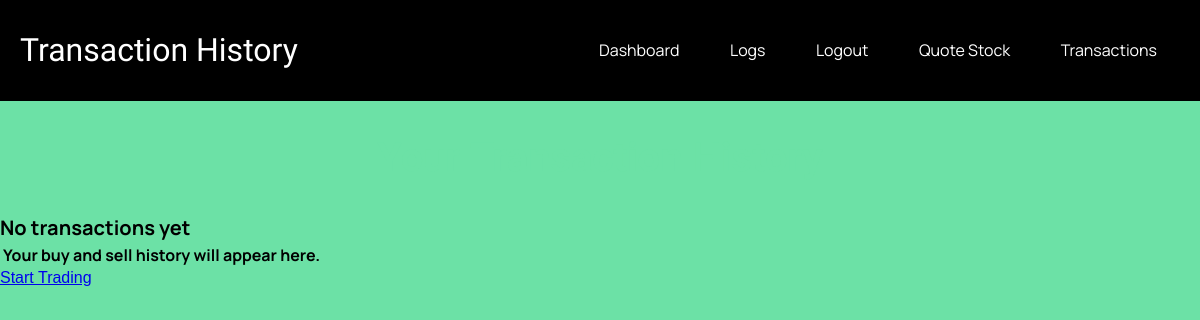
/transactions (signed in), run on an earlier commit of the app's database.
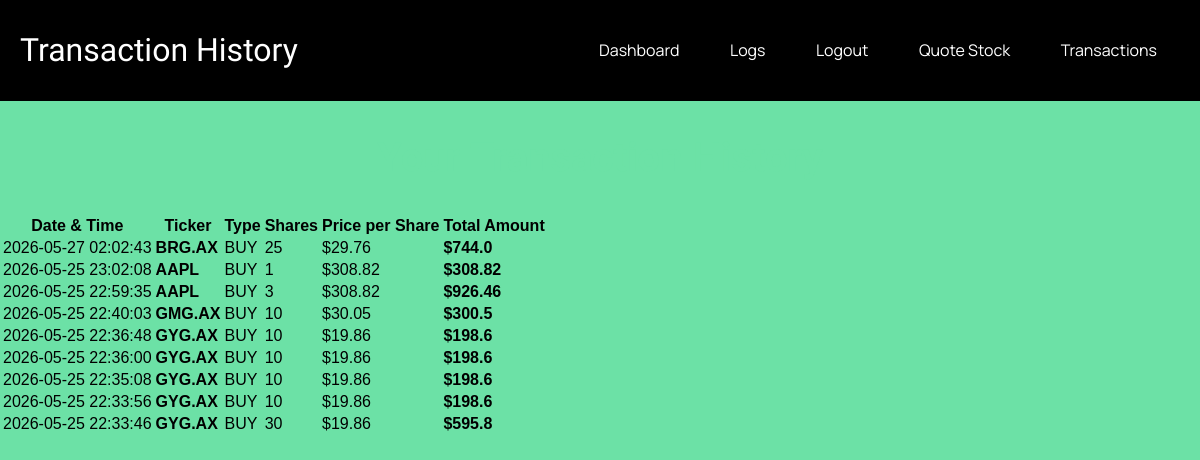
And on a later commit of the database.
### tables this page shows
CREATE TABLE Transactions (
    id INTEGER PRIMARY KEY AUTOINCREMENT,
    user_id INTEGER NOT NULL,
    ticker TEXT NOT NULL,
    transaction_type TEXT CHECK(transaction_type IN ('BUY', 'SELL')),
    shares INTEGER NOT NULL,
    price_per_share REAL NOT NULL,
    total_amount REAL NOT NULL,
    timestamp TIMESTAMP DEFAULT CURRENT_TIMESTAMP,
    FOREIGN KEY (user_id) REFERENCES Users(id) ON DELETE CASCADE
);

### app.py (the view)
@app.route('/transactions')
@login_required
def transactions():
    try:
        with get_db_connection() as conn:
            cursor = conn.cursor()
            cursor.execute("""
                           SELECT t.id,
                                  t.ticker,
                                  t.transaction_type,
                                  t.shares,
                                  t.price_per_share,
                                  t.total_amount,
                                  t.timestamp,
                                  t.user_id
                           FROM Transactions t
                           WHERE t.user_id = ?
                           ORDER BY t.timestamp DESC
                           """, (current_user.id,))
            transactions = cursor.fetchall()
        return render_template('transactions.html',
                               transactions=transactions,
                               username=current_user.username)
    except Exception as e:
        print(f"Transactions error: {e}")
        flash('Error loading transaction history.', 'error')
        return redirect(url_for('dashboard'))

### app.py (called while the page is built)
@login_manager.user_loader
def load_user(user_id):
    try:
        with get_db_connection() as conn:
            cursor = conn.cursor()
            cursor.execute(
                'SELECT id, username FROM Users WHERE id = ?',
                (user_id,)
            )
            user = cursor.fetchone()
        if user:
            return User(id=user['id'], username=user['username'])
        return None
    except Exception as e:
        print(f"Error loading user {user_id}: {e}")  # Replace with proper logging later
        return None

@contextmanager
def get_db_connection():
    conn = sqlite3.connect('database.db')
    conn.row_factory = sqlite3.Row
    try: # waits for the connection to finish, keeping it open until it is done so it can be closed
        yield conn
    finally:
        conn.close()

### templates/transactions.html (shortened to what this page needs)
{% extends 'base.html' %}
{% block heading %}Transaction History{% endblock %}
{% block content %}
<div class="container mt-4">
    <h2 class="mb-4">Your Transaction History</h2>
    {% if transactions %}
    <div class="table-responsive">
        <table class="table table-hover align-middle">
            <thead class="table-light">
                <tr>
                    <th>Date & Time</th>
                    <th>Ticker</th>
                    <th>Type</th>
                    <th class="text-end">Shares</th>
                    <th class="text-end">Price per Share</th>
                    <th class="text-end">Total Amount</th>
                </tr>
            </thead>
            <tbody>
                {% for tx in transactions %}
                <tr>
                    <td>{{ tx.timestamp }}</td>
                    <td><strong>{{ tx.ticker }}</strong></td>
                    <td>
                        <span class="badge {% if tx.transaction_type == 'BUY' %}bg-success{% else %}bg-danger{% endif %}">
                            {{ tx.transaction_type }}
                        </span>
                    </td>
                    <td class="text-end">{{ tx.shares }}</td>
                    <td class="text-end">${{ tx.price_per_share | round(2) }}</td>
                    <td class="text-end">
                        <strong class="{% if tx.transaction_type == 'BUY' %}text-danger{% else %}text-success{% endif %}">
                            ${{ tx.total_amount | round(2) }}
                        </strong>
                    </td>
                </tr>
                {% endfor %}
            </tbody>
        </table>
    </div>
    {% else %}
        <div class="alert alert-info text-center py-5">
            <h5>No transactions yet</h5>
            <p>Your buy and sell history will appear here.</p>
            <a href="{{ url_for('stock_quote') }}" class="btn btn-primary">Start Trading</a>
        </div>
    {% endif %}
</div>
{% endblock %}

### templates/base.html (shortened to what this page needs)
<!DOCTYPE html>
<html lang="en">
<head>
    <link rel="stylesheet" href="{{ url_for('static', filename='styles.css') }}">
</head>
<body>
    <header>
        <h1>{% block heading %}Ibis Study + Finance{% endblock %}</h1>
        <nav>
            {% if not current_user.is_authenticated %}
                <a href="{{ url_for('login') }}">Login</a>
                <a href="{{ url_for('register') }}">Register</a>
            {% else %}
                <a href="{{ url_for('dashboard') }}">Dashboard</a>
                <a href="{{ url_for('view_log') }}">Logs</a>
                <a href="{{ url_for('logout') }}">Logout</a>
                <a href="{{ url_for('quote_stock') }}">Quote Stock</a>
                <a href="{{ url_for('transactions') }}">Transactions</a>
            {% endif %}
        </nav>
    </header>
    <content>
        {% block content %}
        {% endblock %}
    </content>
</body>
</html>

### static/styles.css (style rules this page uses)
body { font-family: Arial, sans-serif; margin: 0; padding: 0; background-color: #6ce1a6; color:black; }
header { background-color: black; padding: 10px 20px; align-items: center; display: flex; justify-content: space-between; }
nav a { color: white; text-decoration: none; margin: 0 15px; text-align: right; transition: all ease 500ms; font-family: 'Manrope', sans-serif; padding: 0.5em; border-radius: 7px; }
h1 { text-align: left; font-family: 'Climate Crisis', sans-serif; font-weight: normal; color: white; }
h2 { text-align: center; font-family: 'Unbounded', sans-serif; font-weight: bold; color: #6ce1a6; font-size: 40px; }

What changed in the data, as far as the page shows it:
added Transactions: timestamp "2026-05-27 02:02:43", ticker "BRG.AX", transaction_type "BUY", shares "25", price_per_share "29.76", total_amount "744.0"
added Transactions: timestamp "2026-05-25 23:02:08", ticker "AAPL", transaction_type "BUY", shares "1", price_per_share "308.82", total_amount "308.82"
added Transactions: timestamp "2026-05-25 22:59:35", ticker "AAPL", transaction_type "BUY", shares "3", price_per_share "308.82", total_amount "926.46"
added Transactions: timestamp "2026-05-25 22:40:03", ticker "GMG.AX", transaction_type "BUY", shares "10", price_per_share "30.05", total_amount "300.5"
added Transactions: timestamp "2026-05-25 22:36:48", ticker "GYG.AX", transaction_type "BUY", shares "10", price_per_share "19.86", total_amount "198.6"
added Transactions: timestamp "2026-05-25 22:36:00", ticker "GYG.AX", transaction_type "BUY", shares "10", price_per_share "19.86", total_amount "198.6"
added Transactions: timestamp "2026-05-25 22:35:08", ticker "GYG.AX", transaction_type "BUY", shares "10", price_per_share "19.86", total_amount "198.6"
added Transactions: timestamp "2026-05-25 22:33:56", ticker "GYG.AX", transaction_type "BUY", shares "10", price_per_share "19.86", total_amount "198.6"
added Transactions: timestamp "2026-05-25 22:33:46", ticker "GYG.AX", transaction_type "BUY", shares "30", price_per_share "19.86", total_amount "595.8"
Also different on the page:
text no longer shown: "No transactions yet Your buy and sell history will appear here. Start Trading"
text now shown: "Date & Time Ticker Type Shares Price per Share Total Amount"
